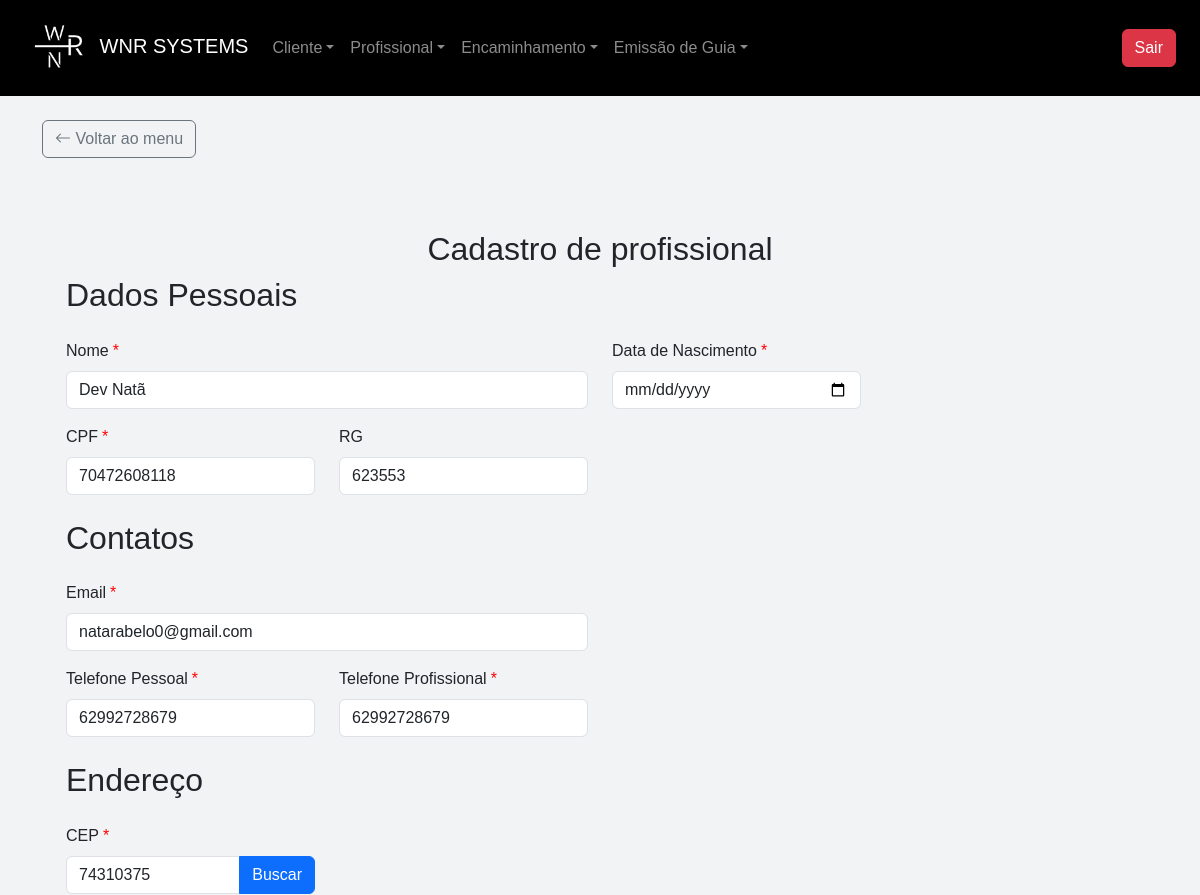
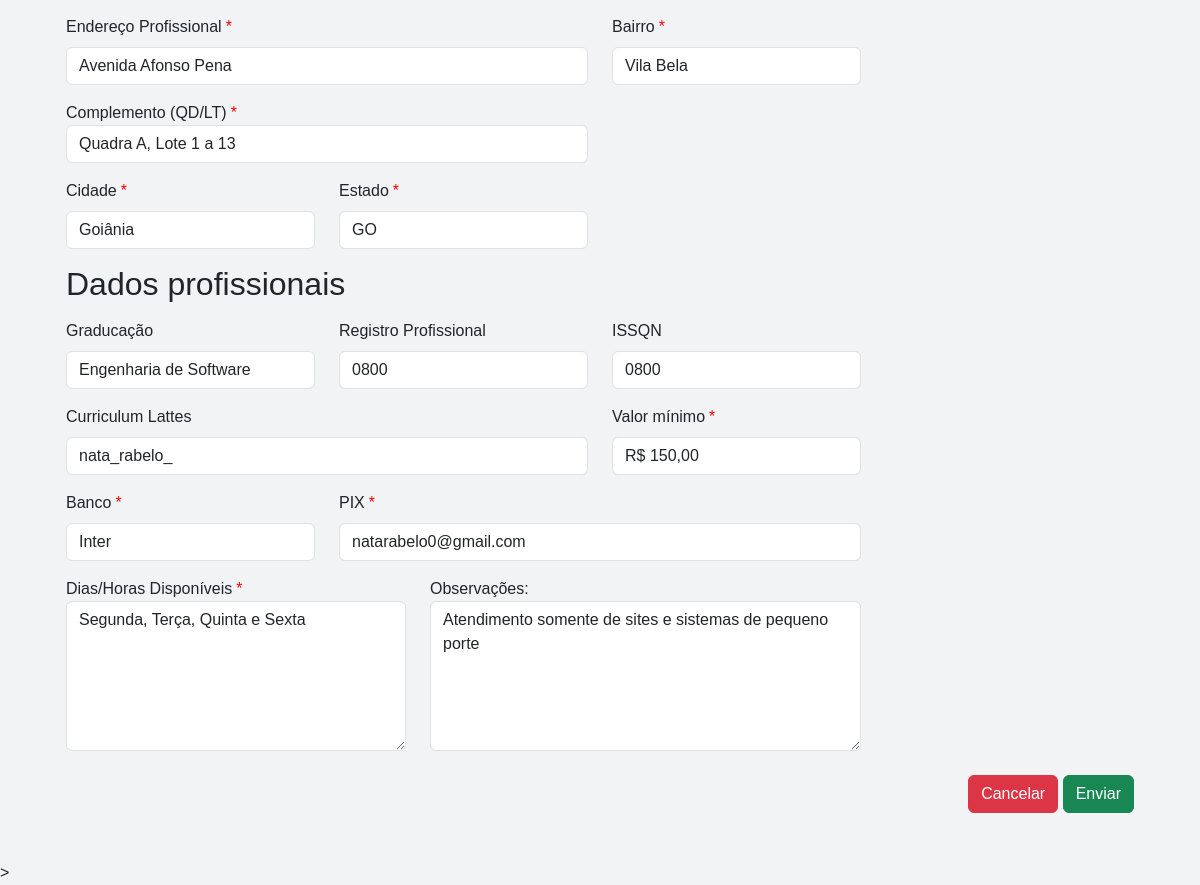
Page /editar_profissional/1 (signed in) on the committed database (2 pictures, top to bottom).
### app/models.py (models this page shows)
class Profissional(db.Model):
    __tablename__ = "profissionais"
    id = db.Column(db.Integer, primary_key=True)
    nome                            = db.Column(db.String(255), nullable=False)
    cpf                             = db.Column(db.String(14), unique=True, nullable=False)
    email                           = db.Column(db.String(255))
    data_nascimento                 = db.Column(db.DateTime)
    bairro                          = db.Column(db.String)
    banco                           = db.Column(db.String)
    cep                             = db.Column(db.String)
    cidade                          = db.Column(db.String)
    complemento                     = db.Column(db.String)
    graduacao                       = db.Column(db.String)
    issqn                           = db.Column(db.String)
    fone_pessoal                    = db.Column(db.String)
    fone_profissional               = db.Column(db.String)
    curriculum_lattes               = db.Column(db.String)
    dias_horas_disponiveis          = db.Column(db.String)
    endereco_profissional           = db.Column(db.String)
    estado                          = db.Column(db.String)
    observacoes                     = db.Column(db.String)
    pix                             = db.Column(db.String)
    registro_profissional           = db.Column(db.String)
    rg                              = db.Column(db.String(11), unique=True, nullable=False)
    valor_minimo                    = db.Column(db.Float)
    data_cadastro                   = db.Column(db.DateTime, default=db.func.current_timestamp())
    encaminhamentos = db.relationship("Encaminhamento", back_populates="profissional", cascade="all, delete-orphan")
    guias = db.relationship("Guia", back_populates="profissional", cascade="all, delete-orphan")

### app/routes/profissional/profissional.py (the view, shortened to what this page needs)
@professional_bp.route('/editar_profissional/<int:id>', methods=['GET', 'POST'])
@required_login
@role_required('atendimento', 'financeiro', 'admin')
def editar_profissional(id):
    profissional = Profissional.query.get_or_404(id)
    return render_template('profissional/form_edit.html', profissional=profissional)

### app/__init__.py (called while the page is built)
@login_manager.user_loader
def load_user(id):
    return Usuario.query.get(int(id))

### app/utils/login_required.py (called while the page is built)
def required_login(f):
    @wraps(f)
    def decorated_function(*args, **kwargs):
        if 'user_id' not in session:
            return redirect(url_for('auth_bp.login'))
        return f(*args, **kwargs)
    return decorated_function

### app/templates/profissional/form_edit.html (shortened to what this page needs)
{% extends 'base.html' %}
{% block content %}
<div class="container mb-5 mt-4">
    <h2 class="text-center">Cadastro de profissional</h2>
    <form action="{{ url_for('professional_bp.editar_profissional', id=profissional.id)}}" method="POST">
        <div class="container">
            <h2 class="mb-4"> Dados Pessoais </h2>
            <div class="row mb-3">
                <div class="col-md-6">
                    <label for="nome" class="form-label">Nome<span class="required-star">*</span></label>
                    <input type="text" class="form-control" id="nome" name="nome" value="{{profissional.nome}}" >
                </div>
                <div class="col-md-3">
                    <label for="data_nascimento" class="form-label">Data de Nascimento<span class="required-star">*</span></label>
                    <input type="date" class="form-control" id=data_nascimento name="data_nascimento" value="{{profissional.data_nascimento}}" >
                </div>
            </div>
            <div class="row mb-3">
                <div class="col-md-3">
                    <label for="cpf" class="form-label">CPF<span class="required-star">*</span></label>
                    <input type="text" class="form-control" id="cpf" name="cpf" value="{{profissional.cpf}}" >
                </div>
                <div class="col-md-3">
                    <label for="rg" class="form-label">RG</label>
                    <input type="text" class="form-control" id="rg" name="rg" value="{{profissional.rg}}" >
                </div>
            </div>
            <h2 class="mb-4 mt-4">Contatos</h2>
            <div class="row mb-3">
                <div class="col-md-6">
                    <label for="email" class="form-label">Email<span class="required-star">*</span></label>
                    <input type="text" class="form-control" id="email" name="email" value="{{profissional.email}}" required>
                </div>
            </div>
            <div class="row mb-3">
                <div class="col-md-3">
                    <label for="fone_pessoal" class="form-label">Telefone Pessoal<span class="required-star">*</span></label>
                    <input type="text" class="form-control" id="fone_pessoal" name="fone_pessoal" value="{{profissional.fone_pessoal}}" required>
                </div>
                <div class="col-md-3">
                    <label for="fone_profissional" class="form-label">Telefone Profissional<span class="required-star">*</span></label>
                    <input type="text" class="form-control" id="fone_profissional" name="fone_profissional" value="{{profissional.fone_profissional}}" required >
                </div>
            </div>
            <h2 class="mb-4 mt-4">Endereço</h2>
            <div class="row mb-3">
                <div class="col-md-3">
                    <label for="cep" class="form-label">CEP<span class="required-star">*</span></label>
                    <div class="input-group">
                        <input type="text" id="cep" name="cep" class="form-control" value="{{ profissional.cep }}">
                        <button type="button" name="buscar_cep_btn" id="buscar_cep_btn" class="btn btn-primary" required onclick="buscarCEP()">Buscar</button>
                    </div>
                </div>
            </div>
            <div class="row mb-3">
                <div class="col-md-6">
                    <label for="endereco_profissional" class="form-label">Endereço Profissional<span class="required-star">*</span></label>
                    <input type="text" class="form-control" id="endereco_profissional" name="endereco_profissional" required value="{{profissional.endereco_profissional}}" >
                </div>
                <div class="col-md-3">
                    <label for="bairro" class="form-label">Bairro<span class="required-star">*</span></label>
                    <input type="text" class="form-control" id="bairro" name="bairro" required value="{{profissional.bairro}}" >
                </div>
            </div>
            <div class="row mb-3">
                <div class="col-md-6">
                    <label for="complemento" class="custom-label">Complemento (QD/LT)<span class="required-star">*</span></label>
                    <input type="text" id="complemento" class="form-control" name="complemento" required value="{{profissional.complemento}}" >
                </div>
            </div>
            <div class="row mb-3">
                <div class="col-md-3">
                    <label for="cidade" class="form-label">Cidade<span class="required-star">*</span></label>
                    <input type="text" class="form-control" id="cidade" name="cidade" required value="{{profissional.cidade}}" >
                </div>
                <div class="col-md-3">
                    <label for="estado" class="form-label">Estado<span class="required-star">*</span></label>
                    <input type="text" class="form-control" id="estado" name="estado" required value="{{profissional.estado}}" >
                </div>
            </div>
            <h2 class="mb-3">Dados profissionais</h2>
            <div class="row mb-3">
                <div class="col-md-3">
                    <label for="graduacao" class="form-label">Graducação</label>
                    <input type="text" class="form-control" id="graduacao" name="graduacao" value="{{profissional.graduacao}}" >
                </div>
                <div class="col-md-3">
                    <label for="registro_profissional" class="form-label">Registro Profissional</label>
                    <input type="text" class="form-control" id="registro_profissional" name="registro_profissional" value="{{profissional.registro_profissional}}" >
                </div>
                <div class="col-md-3">
                    <label for="issqn" class="form-label">ISSQN</label>
                    <input type="text" class="form-control" id="issqn" name="issqn" value="{{profissional.issqn}}" >
                </div>
            </div>
            <div class="row mb-3">
                <div class="col-md-6">
                    <label for="curriculum_lattes" class="form-label">Curriculum Lattes</label>
                    <input type="text" class="form-control" id="curriculum_lattes" name="curriculum_lattes" value="{{profissional.curriculum_lattes}}" >
                </div>
                <div class="col-md-3">
                    <label for="valor_minimo" class="form-label">Valor mínimo<span class="required-star">*</span></label>
                    <input type="text" class="form-control" id="valor_minimo" name="valor_minimo" required value="{{profissional.valor_minimo}}" >
                </div>
            </div>
            <div class="row mb-3">
                <div class="col-md-3">
                    <label for="banco" class="form-label">Banco<span class="required-star">*</span></label>
                    <input type="text" class="form-control" id="banco" name="banco" required value="{{profissional.banco}}" >
                </div>
                <div class="col-md-6">
                    <label for="pix" class="form-label">PIX<span class="required-star">*</span></label>
                    <input type="text" class="form-control" id="pix" name="pix" required value="{{profissional.pix}}" >
                </div>
            </div>
            <div class="row mb-3">
                <div class="col-md-4">
                    <label for="dias_horas_disponiveis" class="custom-label">Dias/Horas Disponíveis<span class="required-star">*</span></label>
                    <textarea class="form-control" id="dias_horas_disponiveis" name="dias_horas_disponiveis" style="height: 150px;" required>{{profissional.dias_horas_disponiveis}}</textarea>
                </div>
                <div class="col-md-5">
                    <label for="observacoes" class="custom-label">Observações:</label>
                    <textarea class="form-control" id="observacoes" name="observacoes" style="height: 150px;">{{profissional.observacoes}}</textarea>
                </div>
            </div>
            <div class="row mt-4 mb-5">
                <div class="col-md-12 text-end">
                    <a href="{{ url_for('professional_bp.listar_profissional') }}" class="btn btn-danger">Cancelar</a>
                    <button type="submit" class="btn btn-success">Enviar</button>
                </div>
            </div>
        </div>
    </form>
</div>
{% endblock %}

### app/static/css/base.css (style rules this page uses)
body { display: flex; flex-direction: column; margin: 0; padding-top: 56px; font-family: Arial, sans-serif; background-color: #f1f3f5; }
.required-star { color: red; margin-left: 4px; }

### rows in the picture
Profissional: nome "Dev Natã", cpf "70472608118", rg "623553", email "natarabelo0@gmail.com", fone_pessoal "62992728679", fone_profissional "62992728679", cep "74310375", endereco_profissional "Avenida Afonso Pena", bairro "Vila Bela", complemento "Quadra A, Lote 1 a 13", cidade "Goiânia", estado "GO", graduacao "Engenharia de Software", registro_profissional "0800", issqn "0800", curriculum_lattes "nata_rabelo_", valor_minimo "R$ 150,00", banco "Inter", pix "natarabelo0@gmail.com", dias_horas_disponiveis "Segunda, Terça, Quinta e Sexta", observacoes "Atendimento somente de sites e sistemas de pequeno porte"
